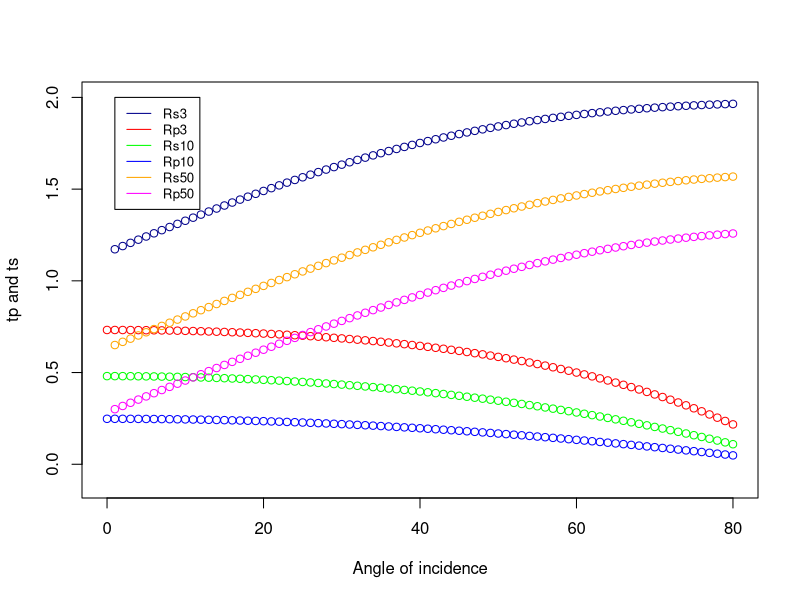

Write the R code that produced this figure.

# angle of incidence
aoi_d = seq(from=0, to=80, by=1)

# Creating a function which will take Er and angle of incidence as input
# and return tp, rs and ts in a dataframe
getValues = function(er, theta1D){
  # degree-radian conversions
  theta1R = (pi/180)*theta1D
  theta2R = asin((sin(theta1R))/(sqrt(er)))
  theta2D = (180/pi)*theta2R
  
  # calculating tp, rs and ts
  tp = 
    (2*sin(theta1R)*cos(theta1R)) / 
    ((er*cos(theta1R)*sin(theta2R))) +(cos(theta2R)*sin(theta1R))
  
  rs =  (
          (cos(theta1R)-((sqrt(er))*(cos(theta2R)))) /
          (cos(theta1R)+((sqrt(er))*(cos(theta2R))))
        )
  ts = 1 + rs
  
  # returning
  output = data.frame(
    "tp" = tp,
    "rs" = rs,
    "ts" = ts
  )
  return(output)
}

# calculating values
valuesForEr03 = getValues(3, aoi_d)
valuesForEr10 = getValues(10, aoi_d)
valuesForEr50 = getValues(50, aoi_d)


# plotting
plot(x = aoi_d, y = valuesForEr03$tp, col='darkblue', ylim = c(-.1,2), ylab = 'tp and ts', xlab = 'Angle of incidence')
points(x = aoi_d, y = valuesForEr03$ts, col='red')

points(x = aoi_d, y = valuesForEr10$tp, col='orange')
points(x = aoi_d, y = valuesForEr10$ts, col='green')

points(x = aoi_d, y = valuesForEr50$tp, col='magenta')
points(x = aoi_d, y = valuesForEr50$ts, col='blue')

legend(
  1,2, 
  legend = c("Rs3", "Rp3","Rs10", "Rp10","Rs50", "Rp50"),
  col = c('darkblue', 'red', 'green', 'blue', 'orange', 'magenta'),
  lty=1:1, cex=0.8
)

